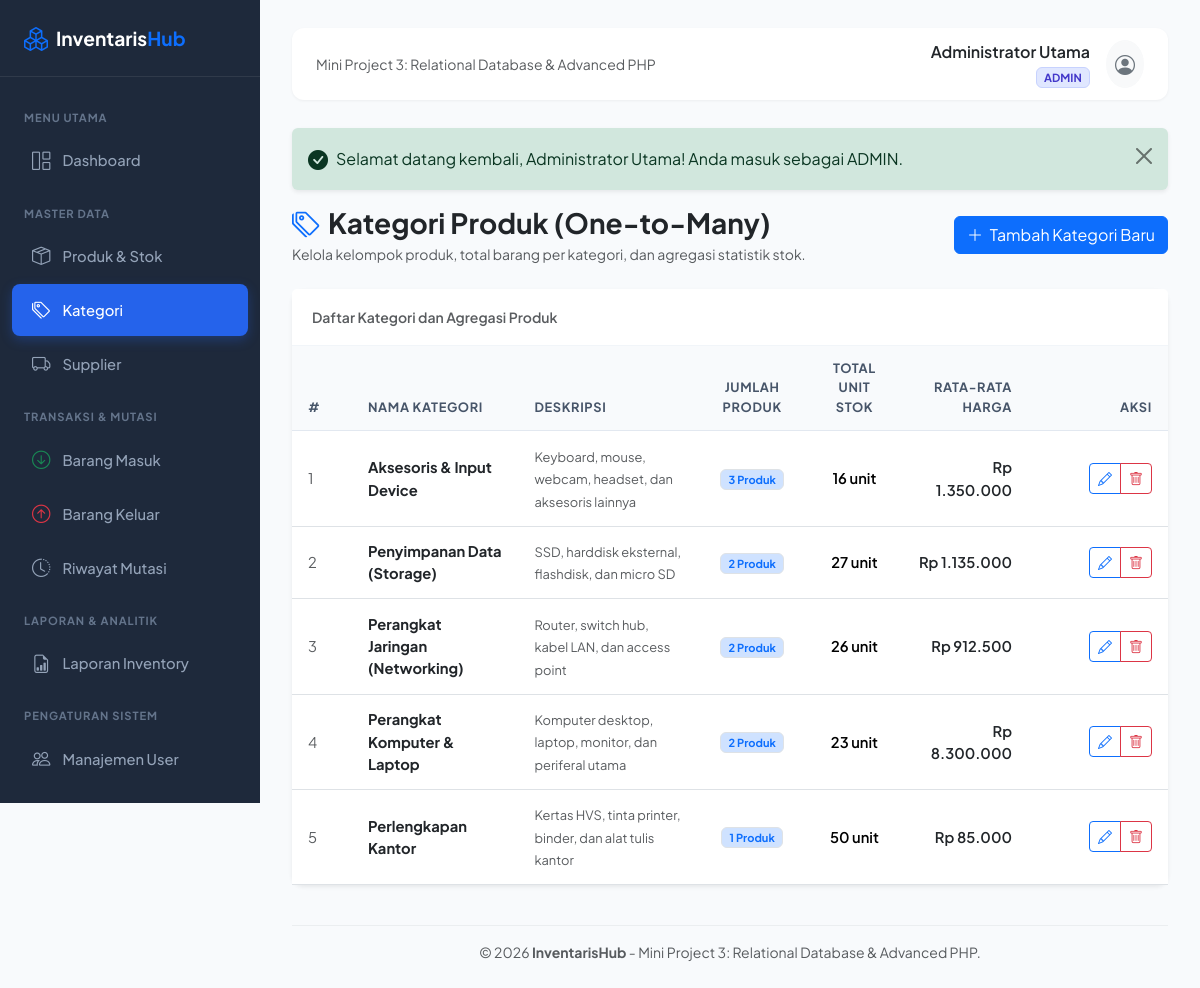
Screenshot of /categories/index.php (signed in) with the database file from the repository.
### tables this page shows
CREATE TABLE `categories` (
    `id` INT PRIMARY KEY AUTO_INCREMENT,
    `name` VARCHAR(100) NOT NULL UNIQUE,
    `description` TEXT NULL,
    `created_at` TIMESTAMP DEFAULT CURRENT_TIMESTAMP
);

### helpers/escape.php (called while the page is built, shortened)
<?php
if (!function_exists('e')) {
    function e($value): string {
        return htmlspecialchars((string)$value, ENT_QUOTES, 'UTF-8');
    }
}
if (!function_exists('format_currency')) {
    function format_currency($amount): string {
        $num = (float)$amount;
        return 'Rp ' . number_format($num, 0, ',', '.');
    }
}

### helpers/auth.php (called while the page is built, shortened)
<?php
function base_url(string $path = ''): string {
    $scriptName = $_SERVER['SCRIPT_NAME'] ?? '';
    $pos = strpos($scriptName, '/Mini-Project-3-Inventory-Management-System');
    if ($pos !== false) {
        $base = '/Mini-Project-3-Inventory-Management-System';
    } else {
        $base = '';
    }
    $path = ltrim($path, '/');
    return $base . ($path ? '/' . $path : '');
}
        ?>

### public/categories/index.php (the view, shortened to what this page needs)
<?php
require_once __DIR__ . '/../../config/database.php';
require_once __DIR__ . '/../../helpers/auth.php';
require_once __DIR__ . '/../../helpers/escape.php';
$sql = "
    SELECT c.id, c.name, c.description, c.created_at,
           COUNT(p.id) AS total_products,
           COALESCE(SUM(p.stock), 0) AS total_stock,
           COALESCE(AVG(p.price), 0) AS average_price
    FROM categories c
    LEFT JOIN products p ON p.category_id = c.id
    GROUP BY c.id, c.name, c.description, c.created_at
    ORDER BY c.name ASC
";
$categories = $pdo->query($sql)->fetchAll();
require_once __DIR__ . '/../../views/header.php';
?>
<div class="d-flex flex-wrap justify-content-between align-items-center mb-4">
    <div>
        <h3 class="fw-bold text-dark mb-1"><i class="bi bi-tags text-primary me-2"></i>Kategori Produk (One-to-Many)</h3>
        <p class="text-muted small mb-0">Kelola kelompok produk, total barang per kategori, dan agregasi statistik stok.</p>
    </div>
    <div class="mt-3 mt-md-0">
        <a href="create.php" class="btn btn-primary">
            <i class="bi bi-plus-lg me-1"></i> Tambah Kategori Baru
        </a>
    </div>
</div>
<div class="card shadow-sm">
    <div class="card-header bg-white py-3">
        <span class="fw-semibold text-muted small">Daftar Kategori dan Agregasi Produk</span>
    </div>
    <div class="table-responsive">
        <table class="table table-hover align-middle mb-0">
            <thead>
                <tr>
                    <th style="width: 60px;">#</th>
                    <th>Nama Kategori</th>
                    <th>Deskripsi</th>
                    <th class="text-center">Jumlah Produk</th>
                    <th class="text-center">Total Unit Stok</th>
                    <th class="text-end">Rata-rata Harga</th>
                    <th class="text-end" style="width: 140px;">Aksi</th>
                </tr>
            </thead>
            <tbody>
                <?php if (empty($categories)): ?>
                    <tr>
                        <td colspan="7" class="text-center py-4 text-muted">Belum ada kategori yang terdaftar.</td>
                    </tr>
                <?php else: ?>
                    <?php $no = 1; foreach ($categories as $cat): ?>
                        <tr>
                            <td class="text-muted small"><?= $no++ ?></td>
                            <td>
                                <div class="fw-bold text-dark"><?= e($cat['name']) ?></div>
                            </td>
                            <td>
                                <small class="text-muted"><?= e($cat['description'] ?: '-') ?></small>
                            </td>
                            <td class="text-center">
                                <a href="<?= base_url('public/products/index.php?category_id=' . $cat['id']) ?>" class="badge bg-primary-subtle text-primary border text-decoration-none">
                                    <?= number_format($cat['total_products']) ?> Produk
                                </a>
                            </td>
                            <td class="text-center fw-semibold">
                                <?= number_format($cat['total_stock']) ?> unit
                            </td>
                            <td class="text-end fw-semibold text-dark">
                                <?= format_currency($cat['average_price']) ?>
                            </td>
                            <td class="text-end">
                                <div class="btn-group btn-group-sm">
                                    <a href="edit.php?id=<?= $cat['id'] ?>" class="btn btn-outline-primary" title="Edit Kategori">
                                        <i class="bi bi-pencil"></i>
                                    </a>
                                    <a href="delete.php?id=<?= $cat['id'] ?>" class="btn btn-outline-danger" title="Hapus Kategori" onclick="return confirm('Apakah Anda yakin ingin menghapus kategori ini?');">
                                        <i class="bi bi-trash"></i>
                                    </a>
                                </div>
                            </td>
                        </tr>
                    <?php endforeach; ?>
                <?php endif; ?>
            </tbody>
        </table>
    </div>
</div>
<?php require_once __DIR__ . '/../../views/footer.php'; ?>

### views/header.php (style rules this page uses)
:root { --bs-body-font-family: 'Plus Jakarta Sans', system-ui, -apple-system, sans-serif; --brand-primary: #3b82f6; --brand-dark: #0f172a; --sidebar-bg: #1e293b; --sidebar-hover: #334155; --sidebar-active: #2563eb; }
body { background-color: #f8fafc; color: #334155; }
.card { border: none; border-radius: 12px; box-shadow: 0 1px 3px rgba(0,0,0,0.05); }
.card-header { background-color: #ffffff; border-bottom: 1px solid #f1f5f9; font-weight: 600; padding: 1rem 1.25rem; }
.table thead th { background-color: #f8fafc; color: #475569; font-size: 0.8rem; text-transform: uppercase; letter-spacing: 0.05em; border-bottom: 1px solid #e2e8f0; padding: 0.85rem 1rem; }
.table tbody td { padding: 0.85rem 1rem; vertical-align: middle; font-size: 0.92rem; }

### rows the page displays
categories: name "Aksesoris & Input Device", description "Keyboard, mouse, webcam, headset, dan aksesoris lainnya", total_products "3", total_stock "16", average_price "Rp 1.350.000"
categories: name "Penyimpanan Data (Storage)", description "SSD, harddisk eksternal, flashdisk, dan micro SD", total_products "2", total_stock "27", average_price "Rp 1.135.000"
categories: name "Perangkat Jaringan (Networking)", description "Router, switch hub, kabel LAN, dan access point", total_products "2", total_stock "26", average_price "Rp 912.500"
categories: name "Perangkat Komputer & Laptop", description "Komputer desktop, laptop, monitor, dan periferal utama", total_products "2", total_stock "23", average_price "Rp 8.300.000"
categories: name "Perlengkapan Kantor", description "Kertas HVS, tinta printer, binder, dan alat tulis kantor", total_products "1", total_stock "50", average_price "Rp 85.000"

### other values shown
$currentUser['full_name'] "Administrator Utama"
$currentUser['role'] "ADMIN"
$flash['message'] "Selamat datang kembali, Administrator Utama! Anda masuk sebagai ADMIN."
